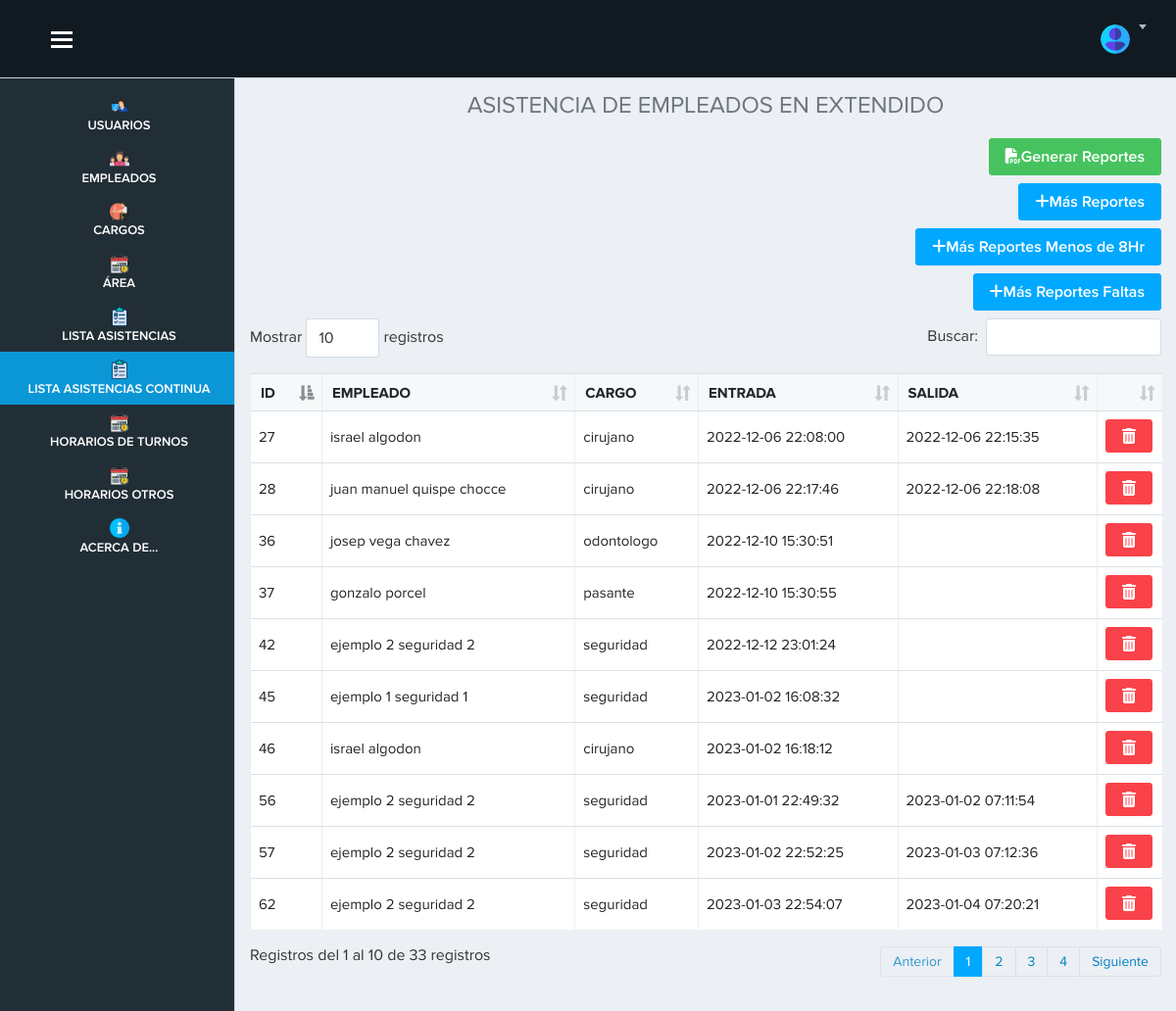
/vista/continuo.php (signed in), run on the app's committed database.
### tables this page shows
CREATE TABLE `asistencia_continuo` (
  `id_asistenciac` int NOT NULL AUTO_INCREMENT,
  `id_empleado` int NOT NULL,
  `entrada` datetime DEFAULT NULL,
  `salida` datetime DEFAULT NULL,
  PRIMARY KEY (`id_asistenciac`),
  KEY `fk3` (`id_empleado`),
  CONSTRAINT `fk3` FOREIGN KEY (`id_empleado`) REFERENCES `empleado` (`id_empleado`) ON DELETE CASCADE
);

CREATE TABLE `empleado` (
  `id_empleado` int NOT NULL AUTO_INCREMENT,
  `nombre` varchar(100) DEFAULT NULL,
  `apellido` varchar(255) DEFAULT NULL,
  `dni` varchar(255) NOT NULL,
  `cargo` int NOT NULL,
  `area` int DEFAULT NULL,
  PRIMARY KEY (`id_empleado`),
  KEY `fk1` (`cargo`),
  KEY `fk8_idx` (`area`),
  CONSTRAINT `fk1` FOREIGN KEY (`cargo`) REFERENCES `cargo` (`id_cargo`) ON DELETE CASCADE,
  CONSTRAINT `fk8` FOREIGN KEY (`area`) REFERENCES `area` (`id_area`) ON DELETE CASCADE ON UPDATE RESTRICT
);

CREATE TABLE `cargo` (
  `id_cargo` int NOT NULL AUTO_INCREMENT,
  `nombre` varchar(100) DEFAULT NULL,
  `hora_entrada_am` varchar(10) DEFAULT NULL,
  `hora_salida_am` varchar(10) DEFAULT NULL,
  `habilitar_am` varchar(10) DEFAULT NULL,
  `limite_salam` varchar(10) DEFAULT NULL,
  `habilitar_pm` varchar(10) DEFAULT NULL,
  `hora_entrada_pm` varchar(10) DEFAULT NULL,
  `hora_salida_pm` varchar(10) DEFAULT NULL,
  `limite_salpm` varchar(10) DEFAULT NULL,
  `tolerancia` int DEFAULT NULL,
  PRIMARY KEY (`id_cargo`)
);

### vista/continuo.php (the view, shortened to what this page needs)
<?php require('./layout/topbar.php'); ?>
<?php require('./layout/sidebar.php'); ?>
<div class="page-content">
  <h4 class="text-center text-secondary">ASISTENCIA DE EMPLEADOS EN EXTENDIDO</h4>
  <?php
  include "../modelo/conexion.php";
  $sql = $conexion->query("SELECT
    asistencia_continuo.id_asistenciac,
    asistencia_continuo.id_empleado,
    asistencia_continuo.entrada,
    asistencia_continuo.salida,
    empleado.id_empleado,
    empleado.nombre as 'nom_empleado',
    empleado.apellido,
    empleado.dni,
    empleado.cargo,
    cargo.id_cargo,
    cargo.nombre as 'nom_cargo'
    FROM
    asistencia_continuo
    INNER JOIN empleado ON asistencia_continuo.id_empleado = empleado.id_empleado
    INNER JOIN cargo ON empleado.cargo = cargo.id_cargo");
  ?>
<div class="text-right mb-2">
  <a href="fpdf/ReporteAsistenciaC.php" target="_blank" class="btn btn-success"><i class="fas fa-file-pdf"></i>Generar Reportes</a>
</div>
<div class="text-right mb-2">
  <a href="reporte_asistenciac.php"  class="btn btn-primary"><i class="fas fa-plus"></i></i>Más Reportes</a>
</div>
<div class="text-right mb-2">
  <a href="reporte_asistenciac2.php"  class="btn btn-primary"><i class="fas fa-plus"></i></i>Más Reportes Menos de 8Hr</a>
</div>
<div class="text-right mb-2">
  <a href="reporte_asistenciac3.php"  class="btn btn-primary"><i class="fas fa-plus"></i></i>Más Reportes Faltas</a>
</div>
  <table class="table table-bordered table-hover col-12" id="example">
    <thead>
      <tr>
        <th scope="col">ID</th>
        <th scope="col">EMPLEADO</th>
        <th scope="col">CARGO</th>
        <th scope="col">ENTRADA</th>
        <th scope="col">SALIDA</th>
        <th></th>
      </tr>
    </thead>
    <tbody>
      <?php
      while ($datos = $sql->fetch_object()) { ?>
      <tr>
        <td><?= $datos->id_asistenciac ?></td>
        <td><?= $datos->nom_empleado . " " . $datos->apellido ?></td>
        <td><?= $datos->nom_cargo ?></td>
        <td><?= $datos->entrada ?></td>
        <td><?= $datos->salida ?></td>
        <td>
        <a href="continuo.php?id=<?= $datos->id_asistenciac?>" onclick="advertencia(event)" class="btn btn-danger"><i class="fa-solid fa-trash-can"></i></a>
        </td>
      </tr>
      <?php }
      ?>
    </tbody>
  </table>
</div>
</div>
<?php require('./layout/footer.php'); ?>

### vista/layout/topbar.php (style rules this page uses)
.page-content { margin-top: 70px; }

### data on the page
asistencia_continuo: id_asistenciac "27", id_empleado.nombre "israel", id_empleado.apellido "algodon", cargo.nombre "cirujano", entrada "2022-12-06 22:08:00", salida "2022-12-06 22:15:35"
asistencia_continuo: id_asistenciac "28", id_empleado.nombre "juan manuel", id_empleado.apellido "quispe chocce", cargo.nombre "cirujano", entrada "2022-12-06 22:17:46", salida "2022-12-06 22:18:08"
asistencia_continuo: id_asistenciac "36", id_empleado.nombre "josep", id_empleado.apellido "vega chavez", cargo.nombre "odontologo", entrada "2022-12-10 15:30:51"
asistencia_continuo: id_asistenciac "37", id_empleado.nombre "gonzalo", id_empleado.apellido "porcel", cargo.nombre "pasante", entrada "2022-12-10 15:30:55"
asistencia_continuo: id_asistenciac "42", id_empleado.nombre "ejemplo 2", id_empleado.apellido "seguridad 2", cargo.nombre "seguridad", entrada "2022-12-12 23:01:24"
asistencia_continuo: id_asistenciac "45", id_empleado.nombre "ejemplo 1", id_empleado.apellido "seguridad 1", cargo.nombre "seguridad", entrada "2023-01-02 16:08:32"
asistencia_continuo: id_asistenciac "46", id_empleado.nombre "israel", id_empleado.apellido "algodon", cargo.nombre "cirujano", entrada "2023-01-02 16:18:12"
asistencia_continuo: id_asistenciac "56", id_empleado.nombre "ejemplo 2", id_empleado.apellido "seguridad 2", cargo.nombre "seguridad", entrada "2023-01-01 22:49:32", salida "2023-01-02 07:11:54"
asistencia_continuo: id_asistenciac "57", id_empleado.nombre "ejemplo 2", id_empleado.apellido "seguridad 2", cargo.nombre "seguridad", entrada "2023-01-02 22:52:25", salida "2023-01-03 07:12:36"
asistencia_continuo: id_asistenciac "62", id_empleado.nombre "ejemplo 2", id_empleado.apellido "seguridad 2", cargo.nombre "seguridad", entrada "2023-01-03 22:54:07", salida "2023-01-04 07:20:21"
